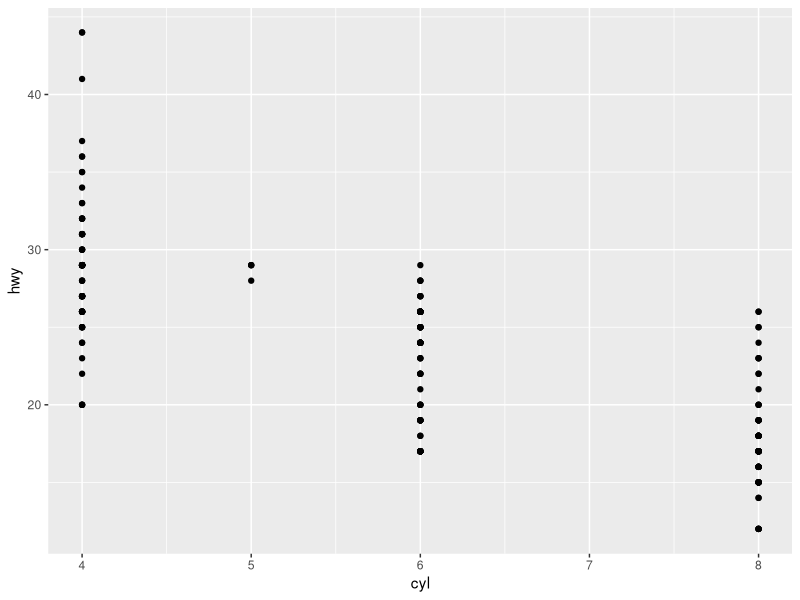
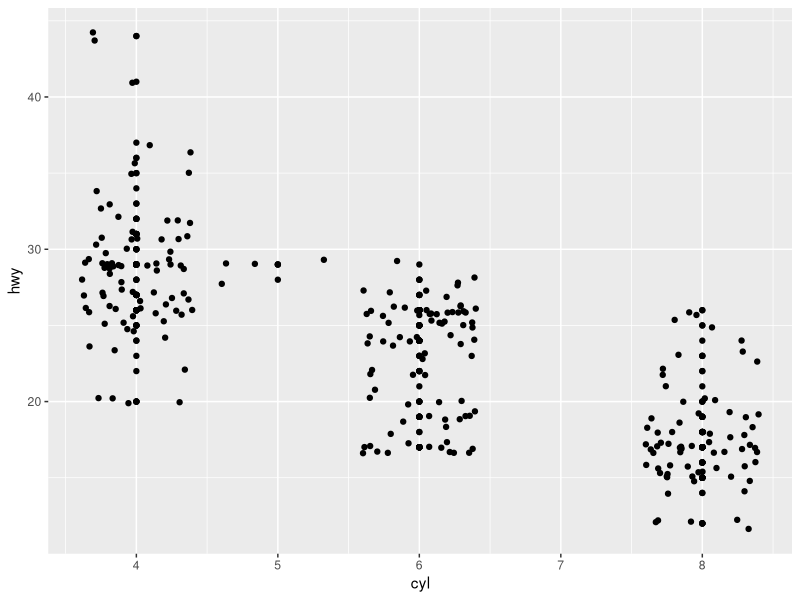
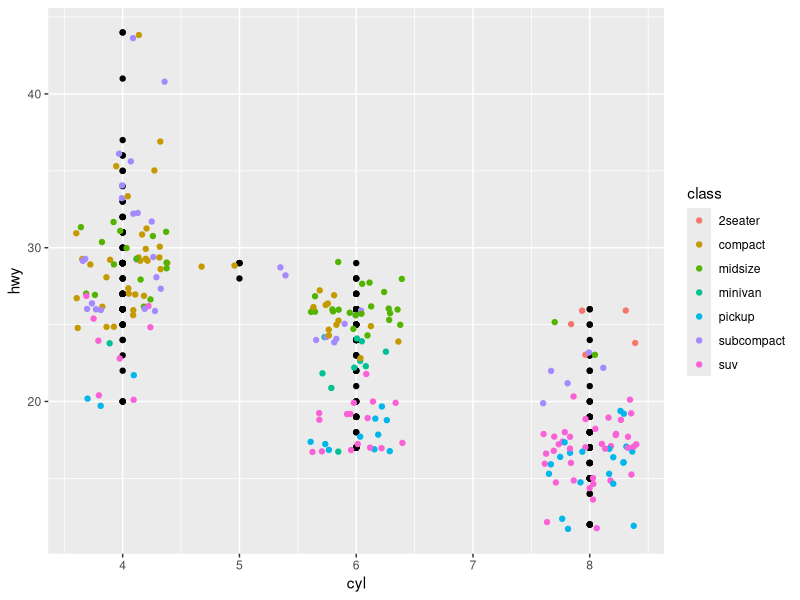

Generate these figures, in order, with R:
# Load ggplot
library(ggplot2)

# Read in dataset
data(mpg)

# Regular scatter plot
ggplot(mpg, aes(cyl, hwy)) +
  geom_point()

# Add Jitter
ggplot(mpg, aes(cyl, hwy)) +
  geom_point() +
  geom_jitter()

# Add some color
ggplot(mpg, aes(cyl, hwy)) +
  geom_point() +
  geom_jitter(aes(colour = class))



